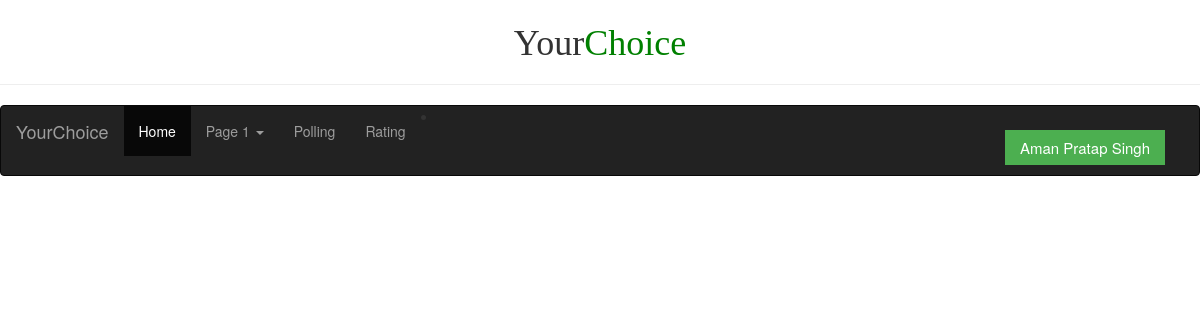
Page /mypolls (signed in) on the earlier database version.
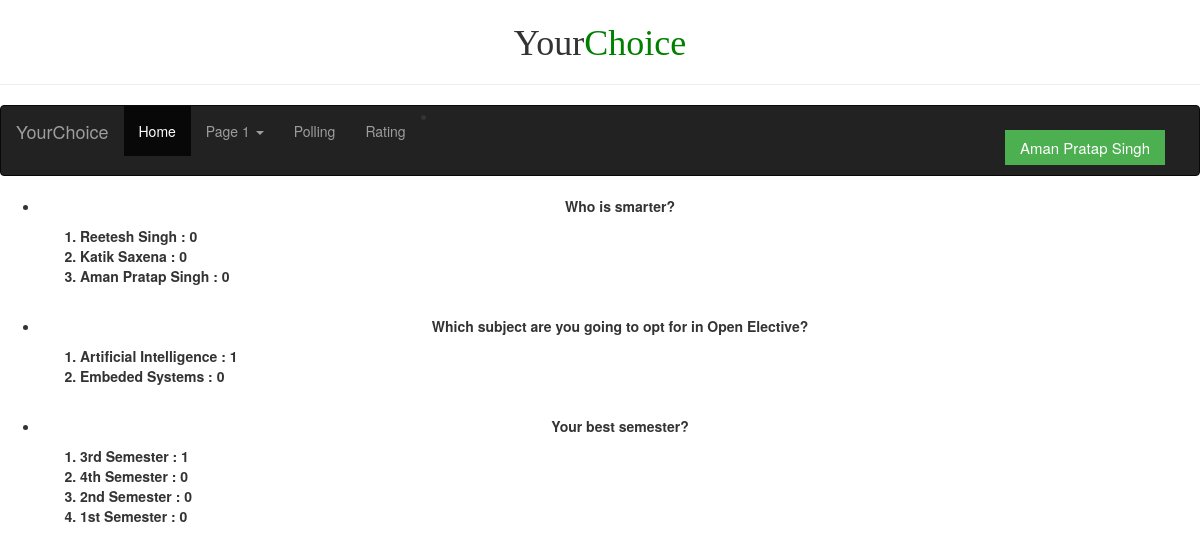
Same page on the later database version.
### application.py (models this page shows, shortened)
class Options(db.Model):
    __tablename__ = 'options'
    id = db.Column(db.Integer, primary_key=True)
    pollId = db.Column(db.Integer, db.ForeignKey('pollInfo.id'), nullable=False)
    optionData = db.Column(db.String(100), nullable=False)
    optionImage = db.Column(db.LargeBinary)
    optionCount = db.Column(db.Float)

class PollInfo(db.Model):
    __tablename__ = 'pollInfo'
    id = db.Column(db.Integer, primary_key=True)
    userId = db.Column(db.String(50), db.ForeignKey('registeredUsers.id'), nullable=False)
    pollQuestion = db.Column(db.String(300), nullable=False)
    numOfOptions = db.Column(db.Integer)
    isOpen = db.Column(db.Boolean)
    isRated = db.Column(db.Boolean)
    selectionChoices = db.Column(db.Integer)
    isTimed = db.Column(db.Boolean)
    timeLimit = db.Column(db.DateTime)
    numOfReports = db.Column(db.Integer)
    numOfRegistrants = db.Column(db.Integer)
    numOfVotes = db.Column(db.Integer)
    options = db.relationship('Options', backref='poll')
    registrants = db.relationship('Registrants', backref='poll')
    voters = db.relationship('Votes', backref='poll')
    selectors = db.relationship('Selections', backref='poll')
    reports = db.relationship('Reports', backref='poll')

### application.py (the view)
@app.route("/mypolls", methods=["GET", "POST"])
def mypolls():
	userId = session["userId"]
	pollsOfUser = PollInfo.query.filter(PollInfo.userId == userId).all()
	options = []
	for poll in pollsOfUser:
		option = Options.query.filter(Options.pollId == poll.id).all()
		options.append(option)
	l = len(pollsOfUser)
	ranks = []
	for i in range(l) :
		tempRank = []
		for option in options[i] :
			tempRank.append( (option.optionCount , option.optionData) )
		tempRank.sort(reverse=True)
		ranks.append(tempRank)
	return render_template("mypolls.html", ranks = ranks, pollsOfUser = pollsOfUser, l = l)

### templates/mypolls.html (shortened to what this page needs)
{% extends "menu.html" %}
{% block body %}
  {% for i in range(l)  %}
    <ul>
      <div>
      <li>
        <p align="center"><b>{{ pollsOfUser[i].pollQuestion }}<b></p>
        {% set k = [1] %}
        <ol>
        {% for candidate in ranks[i] %}
          <div>
              <li>
                {{ candidate[1] }} : {{ candidate[0] }}
              </li>
          </div>
        {% endfor %}
      </ol>
      </li>
    </div>
      <br>
    </ul>
  {% endfor %}
{% endblock %}

### templates/menu.html (shortened to what this page needs)
<!DOCTYPE html>
<html lang="en">
<head>
  <link rel="stylesheet" href="https://maxcdn.bootstrapcdn.com/bootstrap/3.3.7/css/bootstrap.min.css">
</head>
<body>
<div>
  <h1 align = center>
  <font face="Cooper">Your</font><font color=green face = "Cooper">Choice</font>
  </h1>
  <hr  width = 100% color="black">
</div>
<div>
<nav class="navbar navbar-inverse ">
  <div class="container-fluid">
    <div class="navbar-header">
      <a class="navbar-brand" href="#">YourChoice </a>
    </div>
    <div class="collapse navbar-collapse" id="myNavbar">
      <ul class="nav navbar-nav">
        <li class="active"><a href="#">Home</a></li>
        <li class="dropdown">
          <a class="dropdown-toggle" data-toggle="dropdown" href="#">Page 1 <span class="caret"></span></a>
        </li>
        <li><a href="{{ url_for('polling') }}">Polling</a></li>
        <li><a href="{{ url_for('rating') }}">Rating</a></li>
      </ul>
      <li><p align="right"><button  class="button"style="cursor:pointer" onclick="openNav()">{{ session["name"] }}</button></p></li>
    </div>
  </div>
</nav>
</div>
{% block body %}
{% endblock %}
</body>
</html>

### templates/menu.html (style rules this page uses)
.button { background-color: #4CAF50; border: none; color: white; padding: 7px 15px; text-align: center; text-decoration: none; display: block; font-size: 15px; margin: 4px 2px; cursor: pointer; }

Differences in the rows shown:
added Options: name "Aman Pratap Singh", optionData "Aman Pratap Singh", optionCount "0", shown under "Who is smarter?"
added PollInfo: pollQuestion "Who is smarter?"
added Options: optionData "Reetesh Singh", optionCount "0", shown under "Who is smarter?"
added Options: optionData "Katik Saxena", optionCount "0", shown under "Who is smarter?"
added PollInfo: pollQuestion "Which subject are you going to opt for in Open Elective?"
added Options: optionData "Artificial Intelligence", optionCount "1", shown under "Which subject are you going to opt for in Open Elective?"
added Options: optionData "Embeded Systems", optionCount "0", shown under "Which subject are you going to opt for in Open Elective?"
added PollInfo: pollQuestion "Your best semester?"
added Options: optionData "3rd Semester", optionCount "1", shown under "Your best semester?"
added Options: optionData "4th Semester", optionCount "0", shown under "Your best semester?"
added Options: optionData "2nd Semester", optionCount "0", shown under "Your best semester?"
added Options: optionData "1st Semester", optionCount "0", shown under "Your best semester?"
Other differences:
{{ session["name"] }}: "Aman Pratap Singh" → (not shown)
